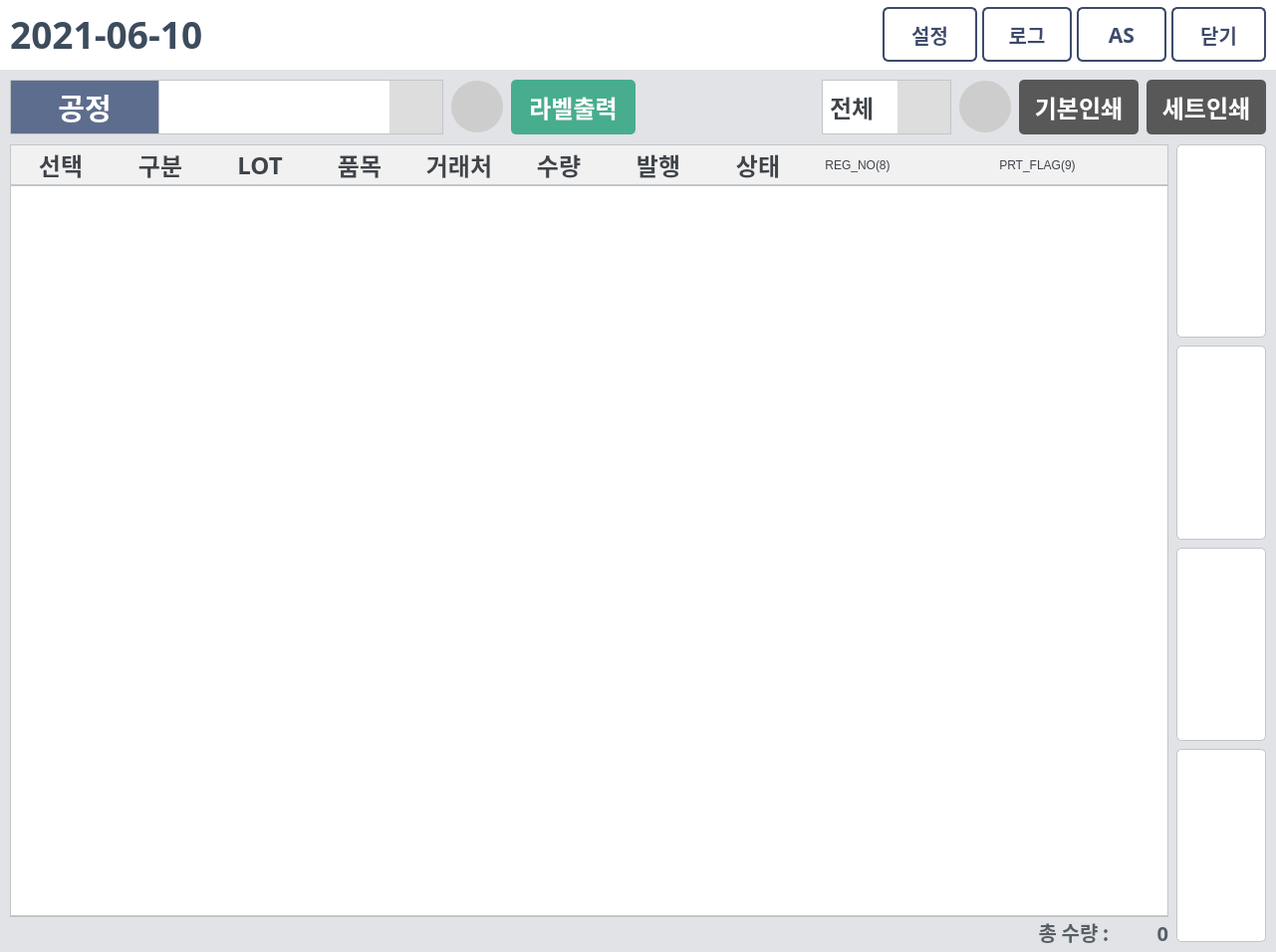
<?xml version="1.0" encoding="UTF-8"?>
<ui version="4.0">
 <class>Dialog</class>
 <widget class="QDialog" name="Dialog">
  <property name="geometry">
   <rect>
    <x>0</x>
    <y>0</y>
    <width>1281</width>
    <height>956</height>
   </rect>
  </property>
  <property name="minimumSize">
   <size>
    <width>1281</width>
    <height>956</height>
   </size>
  </property>
  <property name="font">
   <font>
    <family>맑은 고딕</family>
    <weight>75</weight>
    <bold>true</bold>
   </font>
  </property>
  <property name="windowTitle">
   <string>DAESUNG MES</string>
  </property>
  <property name="windowIcon">
   <iconset>
    <normaloff>../img/ICON.ico</normaloff>../img/ICON.ico</iconset>
  </property>
  <property name="styleSheet">
   <string notr="true">QDialog{
background-color: #E1E3E6;
}
QPushButton #set_btn, #as_btn, #exit_btn {
background: #ffffff;
border-radius: 5px;
color: #3f444a;
}
QPushButton#DB_btn, #print_status{
border-radius: 26px;
background:#CDCDCD;
}
QPushButton#top, #prev, #next, #bottom {
border-radius: 5px;
background-color: white;
border: 1px solid #c2c6c9;
}
QPushButton#top:pressed, #prev:pressed, #next:pressed, #bottom:pressed{
background-color: #F0F0F0;
}
QLabel{
color: #3f444a;
background-color: #f0f0f0;
border: 1px solid #c2c6c9;
}
QRadioButton{
color: #3f444a
}
QRadioButton::indicator{
border: 3px solid #696969;
border-radius: 20px;
background: none;
width: 35px;
height: 35px;
}
QRadioButton::indicator:checked {
background: 3px solid #47AD8E;
border: 3px solid #47AD8E;
}
QTableWidget{
border: 1px solid #c2c6c9;
border-bottom: 2px solid #c2c6c9;
gridline-color: #dddddd;
color:#6e7075;
selection-background-color: #E3F1ED;
selection-color: #313d39;
outline: 0;
}
QHeaderView::section {
background:#f1f1f1;
border-width: 0px 0px 2px 0px;
border-style: solid;
border-color: #c2c6c9;
color:#3f444a;
}
QComboBox {
color: #3f444a;
border:1px solid #c2c6c9;
padding-left: 7px;
}
QComboBox::drop-down {
subcontrol-origin: padding;
subcontrol-position: top right;
width: 53px;
background-position: center;
background-repeat: no-reperat;
background-color: #dddddd;
}
QScrollBar:vertical { 
width: 55px; 
}</string>
  </property>
  <layout class="QVBoxLayout" name="verticalLayout">
   <property name="spacing">
    <number>0</number>
   </property>
   <property name="leftMargin">
    <number>0</number>
   </property>
   <property name="topMargin">
    <number>0</number>
   </property>
   <property name="rightMargin">
    <number>0</number>
   </property>
   <property name="bottomMargin">
    <number>0</number>
   </property>
   <item>
    <widget class="QFrame" name="top_frame">
     <property name="minimumSize">
      <size>
       <width>0</width>
       <height>70</height>
      </size>
     </property>
     <property name="maximumSize">
      <size>
       <width>16777215</width>
       <height>70</height>
      </size>
     </property>
     <property name="styleSheet">
      <string notr="true">background-color:white;</string>
     </property>
     <property name="frameShape">
      <enum>QFrame::NoFrame</enum>
     </property>
     <property name="frameShadow">
      <enum>QFrame::Raised</enum>
     </property>
     <layout class="QHBoxLayout" name="horizontalLayout">
      <property name="spacing">
       <number>0</number>
      </property>
      <property name="leftMargin">
       <number>0</number>
      </property>
      <property name="topMargin">
       <number>0</number>
      </property>
      <property name="rightMargin">
       <number>0</number>
      </property>
      <property name="bottomMargin">
       <number>0</number>
      </property>
      <item alignment="Qt::AlignRight">
       <widget class="QFrame" name="top_date_frame">
        <property name="layoutDirection">
         <enum>Qt::RightToLeft</enum>
        </property>
        <property name="frameShape">
         <enum>QFrame::NoFrame</enum>
        </property>
        <property name="frameShadow">
         <enum>QFrame::Raised</enum>
        </property>
        <layout class="QVBoxLayout" name="verticalLayout_3">
         <property name="spacing">
          <number>0</number>
         </property>
         <property name="leftMargin">
          <number>10</number>
         </property>
         <property name="topMargin">
          <number>0</number>
         </property>
         <property name="rightMargin">
          <number>0</number>
         </property>
         <property name="bottomMargin">
          <number>0</number>
         </property>
         <item>
          <widget class="QPushButton" name="date_btn">
           <property name="maximumSize">
            <size>
             <width>260</width>
             <height>16777215</height>
            </size>
           </property>
           <property name="font">
            <font>
             <family>맑은 고딕</family>
             <pointsize>28</pointsize>
             <weight>75</weight>
             <italic>false</italic>
             <bold>true</bold>
            </font>
           </property>
           <property name="cursor">
            <cursorShape>PointingHandCursor</cursorShape>
           </property>
           <property name="layoutDirection">
            <enum>Qt::RightToLeft</enum>
           </property>
           <property name="styleSheet">
            <string notr="true">color: #3D4C5D;
border:none;
background:none;</string>
           </property>
           <property name="text">
            <string>2021-06-10 </string>
           </property>
           <property name="icon">
            <iconset>
             <normaloff>../img/calendar_blue.png</normaloff>../img/calendar_blue.png</iconset>
           </property>
           <property name="iconSize">
            <size>
             <width>33</width>
             <height>33</height>
            </size>
           </property>
          </widget>
         </item>
        </layout>
       </widget>
      </item>
      <item>
       <widget class="QFrame" name="top_title_frame">
        <property name="frameShape">
         <enum>QFrame::NoFrame</enum>
        </property>
        <property name="frameShadow">
         <enum>QFrame::Raised</enum>
        </property>
        <layout class="QVBoxLayout" name="verticalLayout_2">
         <property name="spacing">
          <number>0</number>
         </property>
         <property name="leftMargin">
          <number>0</number>
         </property>
         <property name="topMargin">
          <number>0</number>
         </property>
         <property name="rightMargin">
          <number>0</number>
         </property>
         <property name="bottomMargin">
          <number>0</number>
         </property>
         <item alignment="Qt::AlignHCenter">
          <widget class="QLabel" name="title_label">
           <property name="enabled">
            <bool>true</bool>
           </property>
           <property name="minimumSize">
            <size>
             <width>340</width>
             <height>38</height>
            </size>
           </property>
           <property name="maximumSize">
            <size>
             <width>340</width>
             <height>38</height>
            </size>
           </property>
           <property name="styleSheet">
            <string notr="true">border:none;</string>
           </property>
           <property name="text">
            <string/>
           </property>
           <property name="pixmap">
            <pixmap>../IMG/title.png</pixmap>
           </property>
           <property name="scaledContents">
            <bool>true</bool>
           </property>
          </widget>
         </item>
        </layout>
       </widget>
      </item>
      <item alignment="Qt::AlignRight">
       <widget class="QFrame" name="top_btns_frame">
        <property name="maximumSize">
         <size>
          <width>16777215</width>
          <height>70</height>
         </size>
        </property>
        <property name="styleSheet">
         <string notr="true">QPushButton#as_btn, #log_btn, #set_btn, #exit_btn{
border: 2px solid #3D4B6C; 
color: #3D4B6C; 
border-radius: 6px;
}
QPushButton#as_btn:pressed, #log_btn:pressed, #set_btn:pressed, #exit_btn:pressed{
background: #f2f2f2;
}</string>
        </property>
        <property name="frameShape">
         <enum>QFrame::NoFrame</enum>
        </property>
        <property name="frameShadow">
         <enum>QFrame::Raised</enum>
        </property>
        <layout class="QHBoxLayout" name="horizontalLayout_2">
         <property name="spacing">
          <number>5</number>
         </property>
         <property name="leftMargin">
          <number>0</number>
         </property>
         <property name="topMargin">
          <number>0</number>
         </property>
         <property name="rightMargin">
          <number>10</number>
         </property>
         <property name="bottomMargin">
          <number>0</number>
         </property>
         <item>
          <widget class="QPushButton" name="set_btn">
           <property name="minimumSize">
            <size>
             <width>95</width>
             <height>55</height>
            </size>
           </property>
           <property name="maximumSize">
            <size>
             <width>95</width>
             <height>55</height>
            </size>
           </property>
           <property name="font">
            <font>
             <family>맑은 고딕</family>
             <pointsize>15</pointsize>
             <weight>75</weight>
             <italic>false</italic>
             <bold>true</bold>
            </font>
           </property>
           <property name="cursor">
            <cursorShape>PointingHandCursor</cursorShape>
           </property>
           <property name="toolTip">
            <string>설정</string>
           </property>
           <property name="text">
            <string>설정</string>
           </property>
           <property name="icon">
            <iconset>
             <normaloff>../img/setting_blue.png</normaloff>../img/setting_blue.png</iconset>
           </property>
           <property name="iconSize">
            <size>
             <width>32</width>
             <height>32</height>
            </size>
           </property>
          </widget>
         </item>
         <item>
          <widget class="QPushButton" name="log_btn">
           <property name="minimumSize">
            <size>
             <width>90</width>
             <height>55</height>
            </size>
           </property>
           <property name="maximumSize">
            <size>
             <width>90</width>
             <height>55</height>
            </size>
           </property>
           <property name="font">
            <font>
             <family>맑은 고딕</family>
             <pointsize>15</pointsize>
             <weight>75</weight>
             <italic>false</italic>
             <bold>true</bold>
            </font>
           </property>
           <property name="cursor">
            <cursorShape>PointingHandCursor</cursorShape>
           </property>
           <property name="toolTip">
            <string>로그</string>
           </property>
           <property name="text">
            <string>로그</string>
           </property>
           <property name="icon">
            <iconset>
             <normaloff>../img/log_blue.png</normaloff>../img/log_blue.png</iconset>
           </property>
           <property name="iconSize">
            <size>
             <width>27</width>
             <height>27</height>
            </size>
           </property>
          </widget>
         </item>
         <item>
          <widget class="QPushButton" name="as_btn">
           <property name="minimumSize">
            <size>
             <width>90</width>
             <height>55</height>
            </size>
           </property>
           <property name="maximumSize">
            <size>
             <width>90</width>
             <height>55</height>
            </size>
           </property>
           <property name="font">
            <font>
             <family>맑은 고딕</family>
             <pointsize>16</pointsize>
             <weight>75</weight>
             <italic>false</italic>
             <bold>true</bold>
            </font>
           </property>
           <property name="cursor">
            <cursorShape>PointingHandCursor</cursorShape>
           </property>
           <property name="toolTip">
            <string>원격접속</string>
           </property>
           <property name="text">
            <string>AS</string>
           </property>
           <property name="icon">
            <iconset>
             <normaloff>../img/remote_blue.png</normaloff>../img/remote_blue.png</iconset>
           </property>
           <property name="iconSize">
            <size>
             <width>30</width>
             <height>30</height>
            </size>
           </property>
          </widget>
         </item>
         <item>
          <widget class="QPushButton" name="exit_btn">
           <property name="minimumSize">
            <size>
             <width>95</width>
             <height>55</height>
            </size>
           </property>
           <property name="maximumSize">
            <size>
             <width>95</width>
             <height>55</height>
            </size>
           </property>
           <property name="font">
            <font>
             <family>맑은 고딕</family>
             <pointsize>15</pointsize>
             <weight>75</weight>
             <italic>false</italic>
             <bold>true</bold>
            </font>
           </property>
           <property name="cursor">
            <cursorShape>PointingHandCursor</cursorShape>
           </property>
           <property name="toolTip">
            <string>닫기</string>
           </property>
           <property name="text">
            <string>닫기</string>
           </property>
           <property name="icon">
            <iconset>
             <normaloff>../img/close_blue.png</normaloff>../img/close_blue.png</iconset>
           </property>
           <property name="iconSize">
            <size>
             <width>36</width>
             <height>36</height>
            </size>
           </property>
          </widget>
         </item>
        </layout>
       </widget>
      </item>
     </layout>
    </widget>
   </item>
   <item>
    <widget class="QFrame" name="middle_frame">
     <property name="minimumSize">
      <size>
       <width>0</width>
       <height>75</height>
      </size>
     </property>
     <property name="maximumSize">
      <size>
       <width>16777215</width>
       <height>75</height>
      </size>
     </property>
     <property name="frameShape">
      <enum>QFrame::NoFrame</enum>
     </property>
     <property name="frameShadow">
      <enum>QFrame::Raised</enum>
     </property>
     <layout class="QHBoxLayout" name="horizontalLayout_3">
      <property name="spacing">
       <number>0</number>
      </property>
      <property name="leftMargin">
       <number>10</number>
      </property>
      <property name="topMargin">
       <number>0</number>
      </property>
      <property name="rightMargin">
       <number>10</number>
      </property>
      <property name="bottomMargin">
       <number>0</number>
      </property>
      <item alignment="Qt::AlignLeft">
       <widget class="QFrame" name="aproc_frame">
        <property name="minimumSize">
         <size>
          <width>0</width>
          <height>0</height>
         </size>
        </property>
        <property name="maximumSize">
         <size>
          <width>16777215</width>
          <height>16777215</height>
         </size>
        </property>
        <property name="styleSheet">
         <string notr="true">QComboBox{
border-left: none;
}</string>
        </property>
        <property name="frameShape">
         <enum>QFrame::NoFrame</enum>
        </property>
        <property name="frameShadow">
         <enum>QFrame::Raised</enum>
        </property>
        <layout class="QHBoxLayout" name="horizontalLayout_5">
         <property name="spacing">
          <number>0</number>
         </property>
         <property name="leftMargin">
          <number>0</number>
         </property>
         <property name="topMargin">
          <number>0</number>
         </property>
         <property name="rightMargin">
          <number>0</number>
         </property>
         <property name="bottomMargin">
          <number>0</number>
         </property>
         <item>
          <widget class="QLabel" name="aproc_label">
           <property name="minimumSize">
            <size>
             <width>150</width>
             <height>55</height>
            </size>
           </property>
           <property name="maximumSize">
            <size>
             <width>150</width>
             <height>55</height>
            </size>
           </property>
           <property name="font">
            <font>
             <family>맑은 고딕</family>
             <pointsize>22</pointsize>
             <weight>75</weight>
             <italic>false</italic>
             <bold>true</bold>
            </font>
           </property>
           <property name="styleSheet">
            <string notr="true">background: #5D6D8E;
color: white;</string>
           </property>
           <property name="text">
            <string>공정</string>
           </property>
           <property name="alignment">
            <set>Qt::AlignCenter</set>
           </property>
          </widget>
         </item>
         <item>
          <widget class="QComboBox" name="aproc_combo">
           <property name="sizePolicy">
            <sizepolicy hsizetype="Preferred" vsizetype="Preferred">
             <horstretch>0</horstretch>
             <verstretch>0</verstretch>
            </sizepolicy>
           </property>
           <property name="minimumSize">
            <size>
             <width>285</width>
             <height>0</height>
            </size>
           </property>
           <property name="maximumSize">
            <size>
             <width>285</width>
             <height>55</height>
            </size>
           </property>
           <property name="font">
            <font>
             <family>맑은 고딕</family>
             <pointsize>20</pointsize>
             <weight>75</weight>
             <bold>true</bold>
            </font>
           </property>
           <property name="cursor">
            <cursorShape>PointingHandCursor</cursorShape>
           </property>
           <property name="focusPolicy">
            <enum>Qt::StrongFocus</enum>
           </property>
           <property name="editable">
            <bool>false</bool>
           </property>
          </widget>
         </item>
         <item>
          <widget class="QFrame" name="print_frame">
           <property name="frameShape">
            <enum>QFrame::NoFrame</enum>
           </property>
           <property name="frameShadow">
            <enum>QFrame::Raised</enum>
           </property>
           <layout class="QHBoxLayout" name="horizontalLayout_11">
            <property name="spacing">
             <number>8</number>
            </property>
            <property name="leftMargin">
             <number>8</number>
            </property>
            <property name="topMargin">
             <number>0</number>
            </property>
            <property name="rightMargin">
             <number>0</number>
            </property>
            <property name="bottomMargin">
             <number>0</number>
            </property>
            <item>
             <widget class="QPushButton" name="print_status">
              <property name="minimumSize">
               <size>
                <width>52</width>
                <height>52</height>
               </size>
              </property>
              <property name="maximumSize">
               <size>
                <width>52</width>
                <height>52</height>
               </size>
              </property>
              <property name="font">
               <font>
                <family>맑은 고딕</family>
                <pointsize>16</pointsize>
                <weight>75</weight>
                <bold>true</bold>
               </font>
              </property>
              <property name="toolTip">
               <string>프린터 상태</string>
              </property>
              <property name="styleSheet">
               <string notr="true"/>
              </property>
              <property name="text">
               <string/>
              </property>
              <property name="icon">
               <iconset>
                <normaloff>../img/print.png</normaloff>../img/print.png</iconset>
              </property>
              <property name="iconSize">
               <size>
                <width>25</width>
                <height>25</height>
               </size>
              </property>
             </widget>
            </item>
            <item>
             <widget class="QPushButton" name="print_btn">
              <property name="sizePolicy">
               <sizepolicy hsizetype="Preferred" vsizetype="Preferred">
                <horstretch>0</horstretch>
                <verstretch>0</verstretch>
               </sizepolicy>
              </property>
              <property name="minimumSize">
               <size>
                <width>125</width>
                <height>55</height>
               </size>
              </property>
              <property name="maximumSize">
               <size>
                <width>125</width>
                <height>55</height>
               </size>
              </property>
              <property name="font">
               <font>
                <family>맑은 고딕</family>
                <pointsize>18</pointsize>
                <weight>75</weight>
                <italic>false</italic>
                <bold>true</bold>
               </font>
              </property>
              <property name="cursor">
               <cursorShape>PointingHandCursor</cursorShape>
              </property>
              <property name="toolTip">
               <string>라벨출력</string>
              </property>
              <property name="styleSheet">
               <string notr="true">QPushButton#print_btn {
border:none; 
background:#47AD8E; 
color:white;
border-radius: 5px
}
QPushButton#print_btn:pressed {
background-color: #3fa082;
}</string>
              </property>
              <property name="text">
               <string>라벨출력</string>
              </property>
              <property name="iconSize">
               <size>
                <width>34</width>
                <height>34</height>
               </size>
              </property>
             </widget>
            </item>
           </layout>
          </widget>
         </item>
        </layout>
       </widget>
      </item>
      <item alignment="Qt::AlignRight">
       <widget class="QFrame" name="menu_frame">
        <property name="frameShape">
         <enum>QFrame::NoFrame</enum>
        </property>
        <property name="frameShadow">
         <enum>QFrame::Raised</enum>
        </property>
        <layout class="QHBoxLayout" name="horizontalLayout_10">
         <property name="spacing">
          <number>8</number>
         </property>
         <property name="leftMargin">
          <number>0</number>
         </property>
         <property name="topMargin">
          <number>0</number>
         </property>
         <property name="rightMargin">
          <number>0</number>
         </property>
         <property name="bottomMargin">
          <number>0</number>
         </property>
         <item>
          <widget class="QFrame" name="main_btn_frame">
           <property name="minimumSize">
            <size>
             <width>100</width>
             <height>0</height>
            </size>
           </property>
           <property name="frameShape">
            <enum>QFrame::NoFrame</enum>
           </property>
           <property name="frameShadow">
            <enum>QFrame::Raised</enum>
           </property>
           <layout class="QHBoxLayout" name="horizontalLayout_9">
            <property name="spacing">
             <number>8</number>
            </property>
            <property name="leftMargin">
             <number>0</number>
            </property>
            <property name="topMargin">
             <number>0</number>
            </property>
            <property name="rightMargin">
             <number>0</number>
            </property>
            <property name="bottomMargin">
             <number>0</number>
            </property>
            <item>
             <widget class="QComboBox" name="flag_combo">
              <property name="sizePolicy">
               <sizepolicy hsizetype="Preferred" vsizetype="Preferred">
                <horstretch>0</horstretch>
                <verstretch>0</verstretch>
               </sizepolicy>
              </property>
              <property name="minimumSize">
               <size>
                <width>130</width>
                <height>55</height>
               </size>
              </property>
              <property name="maximumSize">
               <size>
                <width>130</width>
                <height>55</height>
               </size>
              </property>
              <property name="font">
               <font>
                <family>맑은 고딕</family>
                <pointsize>18</pointsize>
                <weight>75</weight>
                <bold>true</bold>
               </font>
              </property>
              <property name="cursor">
               <cursorShape>PointingHandCursor</cursorShape>
              </property>
              <property name="focusPolicy">
               <enum>Qt::StrongFocus</enum>
              </property>
              <property name="editable">
               <bool>false</bool>
              </property>
              <item>
               <property name="text">
                <string>전체</string>
               </property>
              </item>
              <item>
               <property name="text">
                <string>대기</string>
               </property>
              </item>
              <item>
               <property name="text">
                <string>부분</string>
               </property>
              </item>
              <item>
               <property name="text">
                <string>완료</string>
               </property>
              </item>
             </widget>
            </item>
            <item>
             <widget class="QPushButton" name="DB_btn">
              <property name="sizePolicy">
               <sizepolicy hsizetype="Preferred" vsizetype="Preferred">
                <horstretch>0</horstretch>
                <verstretch>0</verstretch>
               </sizepolicy>
              </property>
              <property name="minimumSize">
               <size>
                <width>52</width>
                <height>52</height>
               </size>
              </property>
              <property name="maximumSize">
               <size>
                <width>52</width>
                <height>52</height>
               </size>
              </property>
              <property name="font">
               <font>
                <family>맑은 고딕</family>
                <pointsize>18</pointsize>
                <weight>75</weight>
                <bold>true</bold>
               </font>
              </property>
              <property name="cursor">
               <cursorShape>PointingHandCursor</cursorShape>
              </property>
              <property name="styleSheet">
               <string notr="true"/>
              </property>
              <property name="text">
               <string/>
              </property>
              <property name="icon">
               <iconset>
                <normaloff>../img/bell.png</normaloff>../img/bell.png</iconset>
              </property>
              <property name="iconSize">
               <size>
                <width>32</width>
                <height>32</height>
               </size>
              </property>
             </widget>
            </item>
            <item>
             <widget class="QPushButton" name="jackup_btn">
              <property name="sizePolicy">
               <sizepolicy hsizetype="Preferred" vsizetype="Preferred">
                <horstretch>0</horstretch>
                <verstretch>0</verstretch>
               </sizepolicy>
              </property>
              <property name="minimumSize">
               <size>
                <width>120</width>
                <height>55</height>
               </size>
              </property>
              <property name="maximumSize">
               <size>
                <width>120</width>
                <height>55</height>
               </size>
              </property>
              <property name="font">
               <font>
                <family>맑은 고딕</family>
                <pointsize>18</pointsize>
                <weight>75</weight>
                <italic>false</italic>
                <bold>true</bold>
               </font>
              </property>
              <property name="cursor">
               <cursorShape>PointingHandCursor</cursorShape>
              </property>
              <property name="toolTip">
               <string>기본인쇄</string>
              </property>
              <property name="styleSheet">
               <string notr="true">QPushButton#jackup_btn{
color: #ffffff;
background:#585858;
border-radius:5px;
}
QPushButton#jackup_btn:pressed {
 background-color: #4d4d4d;
}</string>
              </property>
              <property name="text">
               <string>기본인쇄</string>
              </property>
              <property name="iconSize">
               <size>
                <width>34</width>
                <height>34</height>
               </size>
              </property>
             </widget>
            </item>
            <item>
             <widget class="QPushButton" name="jackup_set_btn">
              <property name="sizePolicy">
               <sizepolicy hsizetype="Preferred" vsizetype="Preferred">
                <horstretch>0</horstretch>
                <verstretch>0</verstretch>
               </sizepolicy>
              </property>
              <property name="minimumSize">
               <size>
                <width>120</width>
                <height>55</height>
               </size>
              </property>
              <property name="maximumSize">
               <size>
                <width>120</width>
                <height>55</height>
               </size>
              </property>
              <property name="font">
               <font>
                <family>맑은 고딕</family>
                <pointsize>18</pointsize>
                <weight>75</weight>
                <italic>false</italic>
                <bold>true</bold>
               </font>
              </property>
              <property name="cursor">
               <cursorShape>PointingHandCursor</cursorShape>
              </property>
              <property name="toolTip">
               <string>세트인쇄</string>
              </property>
              <property name="styleSheet">
               <string notr="true">QPushButton{
color: #ffffff;
background:#585858;
border-radius:5px;
}
QPushButton:pressed {
 background-color: #4d4d4d;
}</string>
              </property>
              <property name="text">
               <string>세트인쇄</string>
              </property>
              <property name="iconSize">
               <size>
                <width>34</width>
                <height>34</height>
               </size>
              </property>
             </widget>
            </item>
           </layout>
          </widget>
         </item>
        </layout>
       </widget>
      </item>
     </layout>
    </widget>
   </item>
   <item>
    <widget class="QFrame" name="main_frame">
     <property name="frameShape">
      <enum>QFrame::NoFrame</enum>
     </property>
     <property name="frameShadow">
      <enum>QFrame::Raised</enum>
     </property>
     <layout class="QHBoxLayout" name="horizontalLayout_4">
      <property name="spacing">
       <number>8</number>
      </property>
      <property name="leftMargin">
       <number>10</number>
      </property>
      <property name="topMargin">
       <number>0</number>
      </property>
      <property name="rightMargin">
       <number>10</number>
      </property>
      <property name="bottomMargin">
       <number>5</number>
      </property>
      <item>
       <widget class="QFrame" name="table_frame">
        <property name="frameShape">
         <enum>QFrame::NoFrame</enum>
        </property>
        <property name="frameShadow">
         <enum>QFrame::Raised</enum>
        </property>
        <layout class="QVBoxLayout" name="verticalLayout_5">
         <property name="spacing">
          <number>0</number>
         </property>
         <property name="leftMargin">
          <number>0</number>
         </property>
         <property name="topMargin">
          <number>0</number>
         </property>
         <property name="rightMargin">
          <number>0</number>
         </property>
         <property name="bottomMargin">
          <number>0</number>
         </property>
         <item>
          <widget class="QTableWidget" name="tableWidget">
           <property name="maximumSize">
            <size>
             <width>16777215</width>
             <height>16777215</height>
            </size>
           </property>
           <property name="font">
            <font>
             <family>맑은 고딕</family>
             <pointsize>20</pointsize>
             <weight>75</weight>
             <bold>true</bold>
            </font>
           </property>
           <property name="cursor" stdset="0">
            <cursorShape>PointingHandCursor</cursorShape>
           </property>
           <property name="layoutDirection">
            <enum>Qt::LeftToRight</enum>
           </property>
           <property name="autoFillBackground">
            <bool>false</bool>
           </property>
           <property name="styleSheet">
            <string notr="true"/>
           </property>
           <property name="frameShape">
            <enum>QFrame::StyledPanel</enum>
           </property>
           <property name="verticalScrollBarPolicy">
            <enum>Qt::ScrollBarAsNeeded</enum>
           </property>
           <property name="horizontalScrollBarPolicy">
            <enum>Qt::ScrollBarAlwaysOff</enum>
           </property>
           <property name="sizeAdjustPolicy">
            <enum>QAbstractScrollArea::AdjustIgnored</enum>
           </property>
           <property name="autoScroll">
            <bool>true</bool>
           </property>
           <property name="autoScrollMargin">
            <number>26</number>
           </property>
           <property name="editTriggers">
            <set>QAbstractItemView::NoEditTriggers</set>
           </property>
           <property name="selectionMode">
            <enum>QAbstractItemView::SingleSelection</enum>
           </property>
           <property name="selectionBehavior">
            <enum>QAbstractItemView::SelectRows</enum>
           </property>
           <property name="verticalScrollMode">
            <enum>QAbstractItemView::ScrollPerItem</enum>
           </property>
           <property name="showGrid">
            <bool>true</bool>
           </property>
           <property name="sortingEnabled">
            <bool>false</bool>
           </property>
           <property name="rowCount">
            <number>0</number>
           </property>
           <property name="columnCount">
            <number>10</number>
           </property>
           <attribute name="horizontalHeaderVisible">
            <bool>true</bool>
           </attribute>
           <attribute name="horizontalHeaderCascadingSectionResizes">
            <bool>false</bool>
           </attribute>
           <attribute name="horizontalHeaderMinimumSectionSize">
            <number>0</number>
           </attribute>
           <attribute name="horizontalHeaderDefaultSectionSize">
            <number>100</number>
           </attribute>
           <attribute name="horizontalHeaderHighlightSections">
            <bool>true</bool>
           </attribute>
           <attribute name="horizontalHeaderShowSortIndicator" stdset="0">
            <bool>false</bool>
           </attribute>
           <attribute name="horizontalHeaderStretchLastSection">
            <bool>true</bool>
           </attribute>
           <attribute name="verticalHeaderVisible">
            <bool>false</bool>
           </attribute>
           <attribute name="verticalHeaderCascadingSectionResizes">
            <bool>false</bool>
           </attribute>
           <attribute name="verticalHeaderMinimumSectionSize">
            <number>0</number>
           </attribute>
           <attribute name="verticalHeaderDefaultSectionSize">
            <number>0</number>
           </attribute>
           <attribute name="verticalHeaderShowSortIndicator" stdset="0">
            <bool>false</bool>
           </attribute>
           <attribute name="verticalHeaderStretchLastSection">
            <bool>false</bool>
           </attribute>
           <column>
            <property name="text">
             <string>선택</string>
            </property>
            <property name="font">
             <font>
              <family>맑은 고딕</family>
              <pointsize>18</pointsize>
              <weight>75</weight>
              <bold>true</bold>
             </font>
            </property>
           </column>
           <column>
            <property name="text">
             <string>구분</string>
            </property>
            <property name="font">
             <font>
              <family>맑은 고딕</family>
              <pointsize>18</pointsize>
              <weight>75</weight>
              <bold>true</bold>
             </font>
            </property>
           </column>
           <column>
            <property name="text">
             <string>LOT</string>
            </property>
            <property name="font">
             <font>
              <family>맑은 고딕</family>
              <pointsize>18</pointsize>
              <weight>75</weight>
              <bold>true</bold>
             </font>
            </property>
           </column>
           <column>
            <property name="text">
             <string>품목</string>
            </property>
            <property name="font">
             <font>
              <family>맑은 고딕</family>
              <pointsize>18</pointsize>
              <weight>75</weight>
              <bold>true</bold>
             </font>
            </property>
           </column>
           <column>
            <property name="text">
             <string>거래처</string>
            </property>
            <property name="font">
             <font>
              <family>맑은 고딕</family>
              <pointsize>18</pointsize>
              <weight>75</weight>
              <bold>true</bold>
             </font>
            </property>
           </column>
           <column>
            <property name="text">
             <string>수량</string>
            </property>
            <property name="font">
             <font>
              <family>맑은 고딕</family>
              <pointsize>18</pointsize>
              <weight>75</weight>
              <bold>true</bold>
             </font>
            </property>
           </column>
           <column>
            <property name="text">
             <string>발행</string>
            </property>
            <property name="font">
             <font>
              <family>맑은 고딕</family>
              <pointsize>18</pointsize>
              <weight>75</weight>
              <bold>true</bold>
             </font>
            </property>
           </column>
           <column>
            <property name="text">
             <string>상태</string>
            </property>
            <property name="font">
             <font>
              <family>맑은 고딕</family>
              <pointsize>18</pointsize>
              <weight>75</weight>
              <bold>true</bold>
             </font>
            </property>
           </column>
           <column>
            <property name="text">
             <string>REG_NO(8)</string>
            </property>
           </column>
           <column>
            <property name="text">
             <string>PRT_FLAG(9)</string>
            </property>
           </column>
          </widget>
         </item>
         <item alignment="Qt::AlignRight|Qt::AlignBottom">
          <widget class="QFrame" name="qty_frame">
           <property name="frameShape">
            <enum>QFrame::NoFrame</enum>
           </property>
           <property name="frameShadow">
            <enum>QFrame::Raised</enum>
           </property>
           <layout class="QHBoxLayout" name="horizontalLayout_8">
            <property name="spacing">
             <number>0</number>
            </property>
            <property name="leftMargin">
             <number>0</number>
            </property>
            <property name="topMargin">
             <number>0</number>
            </property>
            <property name="rightMargin">
             <number>0</number>
            </property>
            <property name="bottomMargin">
             <number>0</number>
            </property>
            <item>
             <widget class="QLabel" name="qtitle_label">
              <property name="font">
               <font>
                <family>맑은 고딕</family>
                <pointsize>15</pointsize>
                <weight>75</weight>
                <italic>false</italic>
                <bold>true</bold>
               </font>
              </property>
              <property name="styleSheet">
               <string notr="true">color: #575e66;
background: none;
border: none;</string>
              </property>
              <property name="text">
               <string>총 수량 : </string>
              </property>
              <property name="alignment">
               <set>Qt::AlignBottom|Qt::AlignRight|Qt::AlignTrailing</set>
              </property>
             </widget>
            </item>
            <item>
             <widget class="QLabel" name="qty_label">
              <property name="minimumSize">
               <size>
                <width>55</width>
                <height>0</height>
               </size>
              </property>
              <property name="font">
               <font>
                <family>맑은 고딕</family>
                <pointsize>15</pointsize>
                <weight>75</weight>
                <italic>false</italic>
                <bold>true</bold>
               </font>
              </property>
              <property name="styleSheet">
               <string notr="true">color: #575e66;
background: none;
border: none;</string>
              </property>
              <property name="text">
               <string>0</string>
              </property>
              <property name="alignment">
               <set>Qt::AlignBottom|Qt::AlignRight|Qt::AlignTrailing</set>
              </property>
             </widget>
            </item>
           </layout>
          </widget>
         </item>
        </layout>
       </widget>
      </item>
      <item>
       <widget class="QFrame" name="arrow_frame">
        <property name="minimumSize">
         <size>
          <width>90</width>
          <height>0</height>
         </size>
        </property>
        <property name="maximumSize">
         <size>
          <width>90</width>
          <height>16777215</height>
         </size>
        </property>
        <property name="frameShape">
         <enum>QFrame::NoFrame</enum>
        </property>
        <property name="frameShadow">
         <enum>QFrame::Raised</enum>
        </property>
        <layout class="QVBoxLayout" name="verticalLayout_4">
         <property name="spacing">
          <number>8</number>
         </property>
         <property name="leftMargin">
          <number>0</number>
         </property>
         <property name="topMargin">
          <number>0</number>
         </property>
         <property name="rightMargin">
          <number>0</number>
         </property>
         <property name="bottomMargin">
          <number>5</number>
         </property>
         <item>
          <widget class="QPushButton" name="top">
           <property name="sizePolicy">
            <sizepolicy hsizetype="Expanding" vsizetype="Expanding">
             <horstretch>0</horstretch>
             <verstretch>0</verstretch>
            </sizepolicy>
           </property>
           <property name="font">
            <font>
             <family>맑은 고딕</family>
             <weight>75</weight>
             <italic>false</italic>
             <bold>true</bold>
            </font>
           </property>
           <property name="cursor">
            <cursorShape>PointingHandCursor</cursorShape>
           </property>
           <property name="styleSheet">
            <string notr="true"/>
           </property>
           <property name="text">
            <string/>
           </property>
           <property name="icon">
            <iconset>
             <normaloff>../img/top_blue.png</normaloff>../img/top_blue.png</iconset>
           </property>
           <property name="iconSize">
            <size>
             <width>45</width>
             <height>45</height>
            </size>
           </property>
          </widget>
         </item>
         <item>
          <widget class="QPushButton" name="prev">
           <property name="sizePolicy">
            <sizepolicy hsizetype="Expanding" vsizetype="Expanding">
             <horstretch>0</horstretch>
             <verstretch>0</verstretch>
            </sizepolicy>
           </property>
           <property name="font">
            <font>
             <family>맑은 고딕</family>
             <pointsize>9</pointsize>
             <weight>50</weight>
             <italic>false</italic>
             <bold>false</bold>
            </font>
           </property>
           <property name="cursor">
            <cursorShape>PointingHandCursor</cursorShape>
           </property>
           <property name="styleSheet">
            <string notr="true"/>
           </property>
           <property name="text">
            <string/>
           </property>
           <property name="icon">
            <iconset>
             <normaloff>../img/prev_blue.png</normaloff>../img/prev_blue.png</iconset>
           </property>
           <property name="iconSize">
            <size>
             <width>42</width>
             <height>42</height>
            </size>
           </property>
          </widget>
         </item>
         <item>
          <widget class="QPushButton" name="next">
           <property name="sizePolicy">
            <sizepolicy hsizetype="Expanding" vsizetype="Expanding">
             <horstretch>0</horstretch>
             <verstretch>0</verstretch>
            </sizepolicy>
           </property>
           <property name="font">
            <font>
             <family>맑은 고딕</family>
             <weight>75</weight>
             <italic>false</italic>
             <bold>true</bold>
            </font>
           </property>
           <property name="cursor">
            <cursorShape>PointingHandCursor</cursorShape>
           </property>
           <property name="styleSheet">
            <string notr="true"/>
           </property>
           <property name="text">
            <string/>
           </property>
           <property name="icon">
            <iconset>
             <normaloff>../img/next_blue.png</normaloff>../img/next_blue.png</iconset>
           </property>
           <property name="iconSize">
            <size>
             <width>42</width>
             <height>42</height>
            </size>
           </property>
          </widget>
         </item>
         <item>
          <widget class="QPushButton" name="bottom">
           <property name="sizePolicy">
            <sizepolicy hsizetype="Expanding" vsizetype="Expanding">
             <horstretch>0</horstretch>
             <verstretch>0</verstretch>
            </sizepolicy>
           </property>
           <property name="font">
            <font>
             <family>맑은 고딕</family>
             <weight>75</weight>
             <italic>false</italic>
             <bold>true</bold>
            </font>
           </property>
           <property name="cursor">
            <cursorShape>PointingHandCursor</cursorShape>
           </property>
           <property name="styleSheet">
            <string notr="true"/>
           </property>
           <property name="text">
            <string/>
           </property>
           <property name="icon">
            <iconset>
             <normaloff>../img/bottom_blue.png</normaloff>../img/bottom_blue.png</iconset>
           </property>
           <property name="iconSize">
            <size>
             <width>45</width>
             <height>45</height>
            </size>
           </property>
          </widget>
         </item>
        </layout>
       </widget>
      </item>
     </layout>
    </widget>
   </item>
  </layout>
 </widget>
 <resources/>
 <connections/>
</ui>
